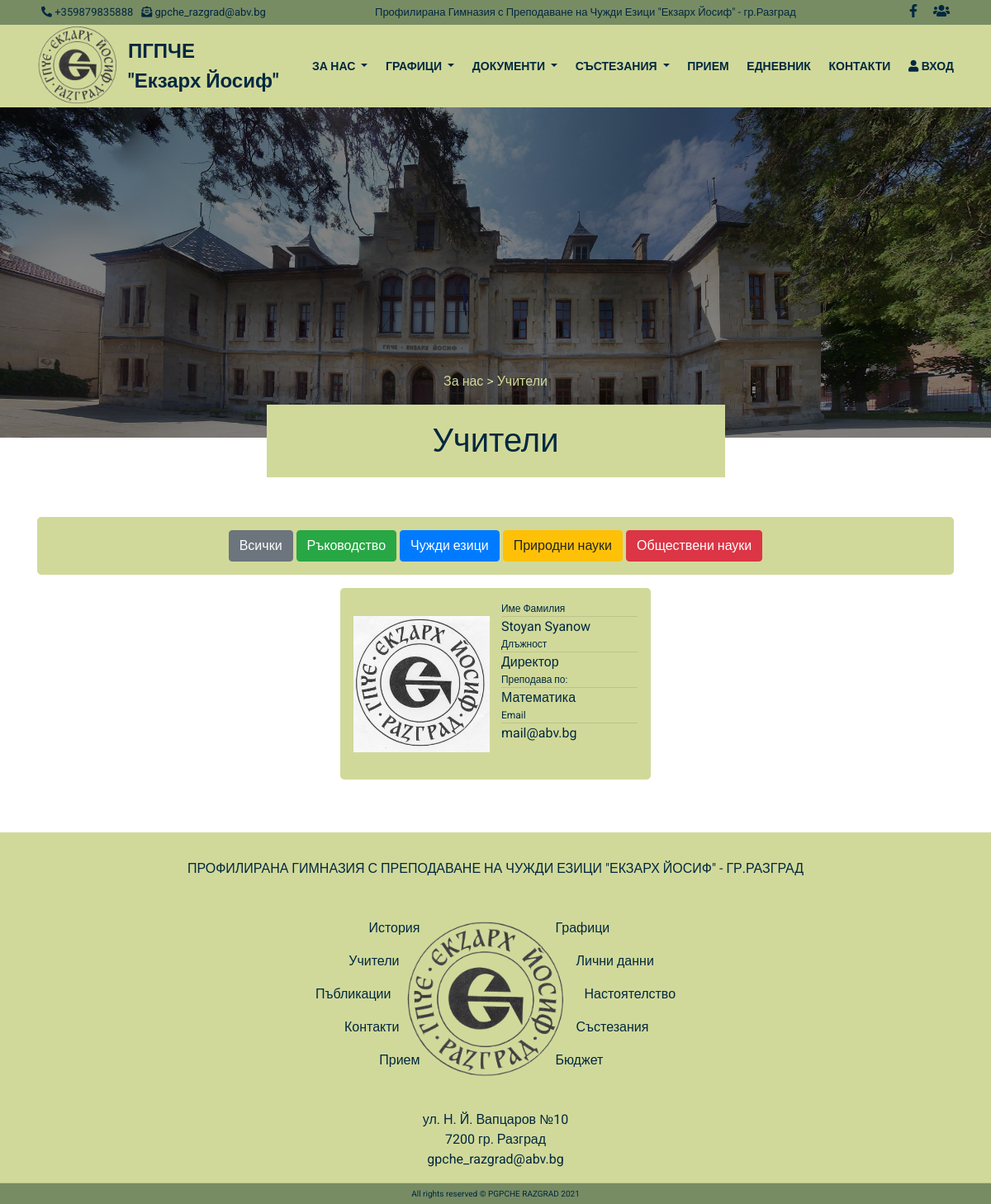
Before: /teachers/?type=Ръководство with the older database file.
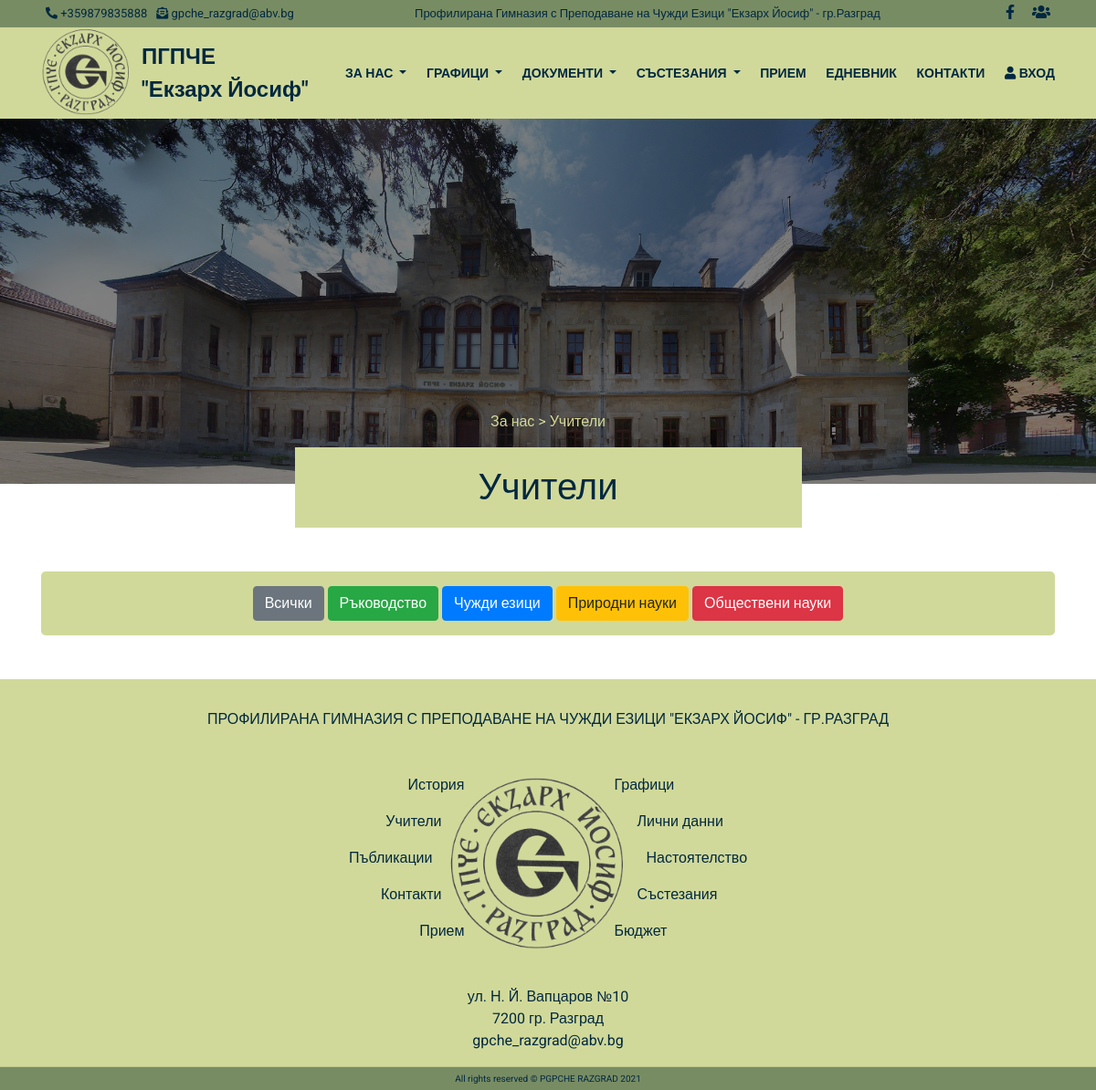
After: the same page with the newer database file.
### website/models.py (models this page shows, shortened)
class Teacher(models.Model):
    TEACHER_TYPE = (
        ('Ръководство', 'Ръководство'),
        ('Чужди езици', 'Чужди езици'),
        ('Природни науки', 'Природни науки'),
        ('Обществени науки', 'Обществени науки'),
    )
    name = models.CharField(max_length=50)
    portfolio = models.CharField(max_length=50)
    position = models.CharField(max_length=50)
    subject = models.CharField(max_length=50)
    type = models.CharField(max_length=256, choices=TEACHER_TYPE, null=True, blank=True)
    photo = models.ImageField(upload_to='teachers', null=True, blank=True)

### website/views.py (the view)
# urls.py: path('teachers/', views.teachers, name='teachers'),
def teachers(request):
    template = 'teachers.html'
    teachers = Teacher.objects.all()
    teachers_filter = TeacherFilter(request.GET, queryset=teachers)
    teachers = teachers_filter.qs
    context = {
        'teachers_filter': teachers_filter,
        'teachers': teachers
    }
    return render(request, template, context)

### website/templates/teachers.html (shortened to what this page needs)
{% extends 'base.html' %}
{% load static %}
{% block content %}
<div class="home-page-cover">
    <div class="container">
        <p><a href="/">За нас > </a><a href="/teachers">Учители</a></p>
        <h1>Учители</h1>
    </div>
</div>
<div class="teachers-wrapper">
    <div class="container">
        <div class="teacher-filter-wrapper">
            <form method="get">
                <a href="/teachers" class="btn btn-secondary">Всички</a>
                <a href="?type=Ръководство" class="btn btn-success">Ръководство</a>
                <a href="?type=Чужди езици" class="btn btn-primary">Чужди езици</a>
                <a href="?type=Природни науки" class="btn btn-warning">Природни науки</a>
                <a href="?type=Обществени науки" class="btn btn-danger">Обществени науки</a>
            </form>
        </div>
        <div class="teacher-cards-wrapper row">
            {% for teacher in teachers %}
                <div class="teacher-card col    ">
                    <div class="teacher-photo" style="background-image: url('{% static 'images/pgpche_logo.jpg' %}');"></div>
                    <div class="teacher-info">
                        <p class="teacher-card-text">Име Фамилия</p>
                        <hr>
                        <p>{{ teacher.name }}</p>
                        <p class="teacher-card-text">Длъжност</p>
                        <hr>
                        <p>{{ teacher.position }}</p>
                        <p class="teacher-card-text">Преподава по:</p>
                        <hr>
                        <p>{{ teacher.subject }}</p>
                        <p class="teacher-card-text">Email</p>
                        <hr>
                        <p>mail@abv.bg</p>
                    </div>
                </div>
            {% endfor %}
        </div>
    </div>
</div>
{% endblock %}

### website/templates/base.html (shortened to what this page needs)
{% load static %}
<!DOCTYPE html>
<html lang="en">
<head>
    <link rel="stylesheet" href="https://stackpath.bootstrapcdn.com/bootstrap/4.1.3/css/bootstrap.min.css">
    <link href="{% static 'css/style.css' %}" rel="stylesheet" />
    <link href="https://cdnjs.cloudflare.com/ajax/libs/font-awesome/5.13.0/css/all.min.css" rel="stylesheet">
    <link rel="stylesheet" href="{% static 'owlcarousel/owl.carousel.css' %}">
	<link rel="stylesheet" href="{% static 'owlcarousel/owl.theme.default.min.css' %}">
</head>
<body>
    {% include 'partials/header.html' %}
    {% block content %}
    {% endblock %}
    {% include 'partials/footer.html' %}
</body>
</html>

### website/templates/partials/header.html (shortened to what this page needs)
{% load static %}
<div class="nav-wrapper">
    <div class="upper-header-wrapper">
        <div class="container">
            <div class="upper-header">
                <div class="upper-header-left">
                    <p style="padding: 5px;"><i class="fas fa-phone-alt"></i> +359879835888</p>
                    <a style="padding: 5px;  text-decoration: none; color: inherit;" href="mailto:gpche_razgrad@abv.bg"><i class="fas fa-envelope-open-text"></i> gpche_razgrad@abv.bg</a>
                </div>
                <p style="margin-bottom: 0; font-size: 13px; padding: 5px;">Профилирана Гимназия с Преподаване на Чужди Езици "Екзарх Йосиф" - гр.Разград</p>
                <div class="upper-header-right">
                    <a href="#"><i class="fab fa-facebook-f"></i></a>
                    <a href="#"><i class="fas fa-users"></i></a>
                </div>
            </div>
        </div>
    </div>
    <div class="container nav-container">
        <div class="nav-logo">
            <a href="/" style="display: flex; text-decoration: none;">
                <div class="logo" style="background: url('{% static 'images/pgpche_logo-removebg-preview.png' %}'); background-size:contain;"></div>
                <div class="nav-logo-text">
                    <div>ПГПЧЕ</div>
                    <div class="nav-logo-title">"Екзарх Йосиф"</div>
                </div>
            </a>
        </div>
        <ul class="nav">
            <li>
                <div class="dropdown">
                    <a class="dropdown-toggle" href="#" role="button" id="dropdownMenuLink" data-toggle="dropdown" aria-haspopup="true" aria-expanded="false">
                      За нас
                    </a>
                  </div>
            </li>
            <li>
                <div class="dropdown">
                    <a class="dropdown-toggle" href="#" role="button" id="dropdownMenuLink" data-toggle="dropdown" aria-haspopup="true" aria-expanded="false">
                        Графици
                    </a>
                  </div>
            </li>
            <li>
                <div class="dropdown">
                    <a class="dropdown-toggle" href="#" role="button" id="dropdownMenuLink" data-toggle="dropdown" aria-haspopup="true" aria-expanded="false">
                        Документи
                    </a>
                  </div>
            </li>
            <li>
                <div class="dropdown">
                    <a class="dropdown-toggle" href="#" role="button" id="dropdownMenuLink" data-toggle="dropdown" aria-haspopup="true" aria-expanded="false">
                        Състезания
                    </a>
                  </div>
            </li>
            <li>
                <a href="/admission">Прием</a>
            </li>
            <li>
                <a href="/diary">еДневник</a>
            </li>
            <li>
                <a href="/contacts">Контакти</a>
            </li>
            {% if user.is_authenticated %}
            <li>
                <a href="/logout"><i class="fas fa-user"> </i> Изход</a>
            </li>
            {% else %}
            <li>
                <a href="/login"><i class="fas fa-user"> </i> Вход</a>
            </li>
            {% endif %}
        </ul>
    </div>
</div>

### website/templates/partials/footer.html (shortened to what this page needs)
{% load static %}
<div class="footer-wrapper">
    <p style="text-align: center; padding-top: 2em; text-transform: uppercase;">Профилирана Гимназия с Преподаване на Чужди Езици "Екзарх Йосиф" - гр.Разград</p>
    <div class="container footer-container">
        <div class="footer-left">
            <p style="position: relative;right: -50px;text-align: end;">История</p>
            <p style="position: relative;right: -25px;text-align: end;">Учители</p>
            <p style="text-align: end;position: relative;right: -15px;">Пъбликации</p>
            <p style="text-align: end;position: relative;right: -25px;">Контакти</p>
            <p style="text-align: end;position: relative;right: -50px;"> Прием</p>
        </div>
        <div class="footer-center" style="background-image: url('{% static 'images/pgpche_logo-removebg-preview.png' %}');"></div>
        <div class="footer-right">
            <p style="position: relative;left: -50px;">Графици </p>
            <p style="position: relative;left: -25px;">Лични данни</p>
            <p style="position: relative;left: -15px;">Настоятелство</p>
            <p style="position: relative;left: -25px;">Състезания </p>
            <p style="position: relative;left: -50px;">Бюджет</p>
        </div>
    </div>
    <div class="second-footer">
        <p>ул. Н. Й. Вапцаров №10</p>
        <p>7200 гр. Разград</p>
        <p><a href="mailto:gpche_razgrad@abv.bg" style="color: inherit; text-decoration: none;">gpche_razgrad@abv.bg</a></p>
    </div>
    <div class="footer-all-rights">
        <p>All rights reserved  &#169; PGPCHE RAZGRAD 2021</p>
    </div>
</div>

### website/static/css/style.css (style rules this page uses)
:root { --main-color: #D1D99A; --secondary-color: #788C64; --third-color: #BFB063; --main-font-color: #012840; --secondary-font-color: #315955; }
body { font-family: 'Roboto', sans-serif; font-size: 16px; line-height: 1.5; color: var(--main-font-color); }
* { margin: 0; padding: 0; }
.upper-header-wrapper { background: var(--secondary-color); }
.upper-header { display: flex; justify-content: space-between; }
.upper-header-left { display: flex; font-size: 13px; }
.upper-header-left p { margin-bottom: 0; }
.upper-header-right .fa-facebook-f { position: relative; top: 2px; left: 10px; color: var(--main-font-color); }
.upper-header-right .fa-users { position: relative; top: 2px; left: 5px; color: var(--main-font-color); }
.upper-header-right a { display: inline-block; width: 30px; height: 30px; }
.nav-wrapper { background: var(--main-color); }
.nav-container { display: flex; }
.nav { display: flex; justify-content: space-between; width: 70%; margin: auto; }
.nav-logo { display: flex; width: 30%; }
.nav-logo a { color: var(--main-font-color); }
.nav-logo-text { margin: auto; margin-left: 10px; font-size: 24px; font-weight: bold; text-decoration: none; }
.logo { width: 100px; height: 100px; background-size: contain; }
.nav li { list-style: none; }
.nav li a { text-decoration: none; font-weight: bold; text-transform: uppercase; color: var(--main-font-color); font-size: 14px; }
.footer-wrapper { background: var(--main-color); }
.footer-container { display: flex; justify-content: center; padding-top: 2em; padding-bottom: 2em; }
.footer-center { height: 200px; width: 200px; background-size: contain; background-position: center; background-repeat: no-repeat; margin-left: 2em; margin-right: 2em; }
.second-footer { margin: auto; }
.second-footer p { text-align: center; margin-bottom: 0; }
.footer-all-rights { background: var(--secondary-color); }
.footer-all-rights p { margin-bottom: 0; padding: .5em; font-size: 10px; text-align: center; }
.teacher-filter-wrapper { background: var(--main-color); border-radius: 5px; display: flex; justify-content: center; padding: 1em; }

Changed rows visible on the page:
removed Teacher: name "Stoyan Syanow", position "Директор", subject "Математика"
